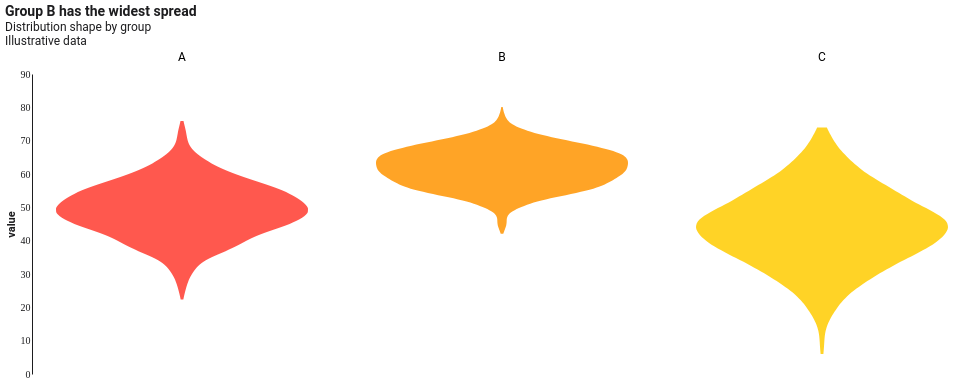

Vega-Lite specification for this chart:
### Vega-Lite specification from a JSON file in a GitHub repository (floating-point values rounded to 4 significant figures; data arrays with more than 128 entries replaced by an {"elided": "..."} marker saying what was removed)
{"$schema": "https://vega.github.io/schema/vega-lite/v5.json", "height": 240, "width": 90, "config": {"background": "#FFFFFF", "font": "Roboto, Roboto Serif, Roboto Mono, system-ui, sans-serif", "view": {"stroke": null, "cornerRadius": 10}, "axis": {"domain": true, "domainColor": "#1D1D1F", "labelColor": "#1D1D1F", "titleColor": "#1D1D1F", "grid": false, "ticks": false, "labelFont": "Roboto Mono", "titleFont": "Roboto"}, "axisTop": {"domain": false, "domainColor": null, "labels": false, "ticks": false, "title": null}, "axisRight": {"domain": false, "domainColor": null, "labels": false, "ticks": false, "title": null}, "legend": {"titleFont": "Roboto", "labelFont": "Roboto", "labelColor": "#1D1D1F", "titleColor": "#1D1D1F"}, "title": {"font": "Roboto", "fontSize": 14, "color": "#1D1D1F", "subtitleFont": "Roboto", "subtitleColor": "#1D1D1F"}, "range": {"category": ["#FF3B30", "#FF9500", "#FFCC00", "#28CD41", "#79DBDC", "#007AFF", "#AF52DE", "#FF2D55"]}, "bar": {"cornerRadiusEnd": 4}, "line": {"strokeWidth": 2}, "point": {"filled": true, "size": 40}}, "data": {"values": {"elided": "180 records"}}, "facet": {"column": {"field": "g", "type": "nominal", "header": {"title": null, "labelFontSize": 12}}}, "spec": {"layer": [{"mark": {"type": "area", "orient": "horizontal", "opacity": 0.85, "interpolate": "monotone"}, "encoding": {"y": {"field": "y", "type": "quantitative", "title": "value"}, "x": {"field": "neg", "type": "quantitative", "axis": null, "scale": {"domain": [-0.5, 0.5]}}, "x2": {"field": "pos"}, "color": {"field": "g", "type": "nominal", "legend": null}}}]}, "title": {"text": "Group B has the widest spread", "subtitle": ["Distribution shape by group", "Illustrative data"], "anchor": "start"}}
